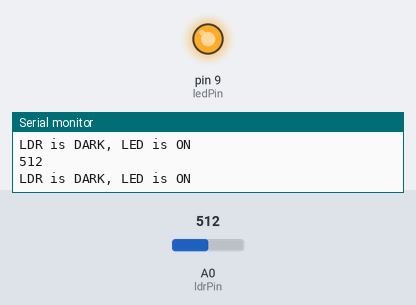
The sketch below on a simulated Arduino Uno, built with avr-gcc and run on an emulated ATmega328P. On the bench: output pins drawn as LEDs (lit = HIGH), the last lines printed to the serial monitor. The inputs (shaded band) are chosen by the test bench; at power-on: A0 (ldrPin) = 512.

Above: at 1.2 s.
1.3 s: A0 (ldrPin) set to 110
4.3 s: A0 (ldrPin) set to 90
At 4.8 s:
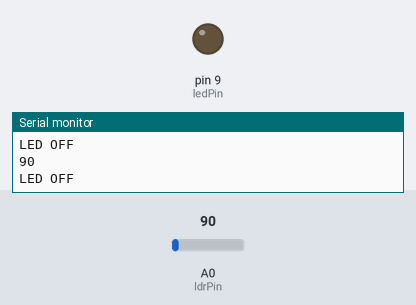
5.8 s: A0 (ldrPin) set to 122
At 6.6 s:
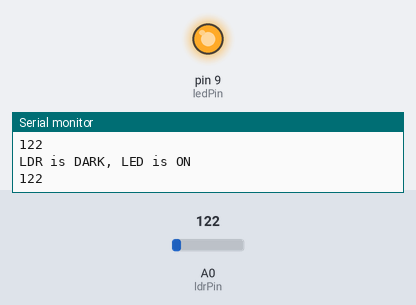
7.3 s: A0 (ldrPin) set to 0
At 8.6 s:
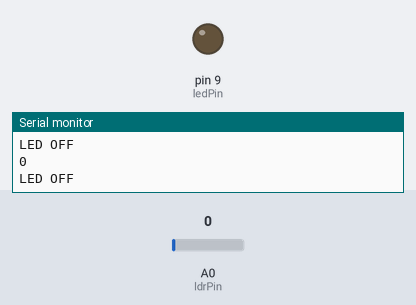
Timing chart, 0 to 9.8 s (numbered marks = the images above; inputs shaded):
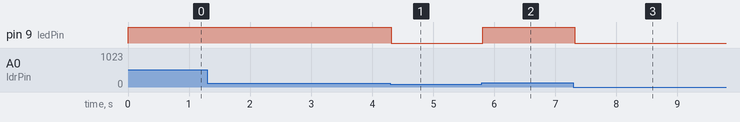

Measured:
- the behaviour switches between 100 and 99 on A0 (ldrPin) (found by bisection; images 0 and 1)
- after the input at 4.3 s, pin 9 (ledPin): HIGH → LOW at once
- after the input at 5.8 s, pin 9 (ledPin): LOW → HIGH at once
- after the input at 7.3 s, pin 9 (ledPin): HIGH → LOW at once

The sketch:

interfacing_ldr_photoresistor_with_arduino1.ino
```cpp
//C++ Code


const int ledPin = 9;
const int ldrPin = A0;

void setup() {

Serial.begin(9600);
pinMode(ledPin, OUTPUT);
pinMode(ldrPin, INPUT);

}

void loop() {

int ldrValue = analogRead(ldrPin);
Serial.println(ldrValue);

if (ldrValue >=100) {
 digitalWrite(ledPin, HIGH);
 Serial.println("LDR is DARK, LED is ON");
}
else {
 digitalWrite(ledPin, LOW);
 Serial.println("LED OFF");
}

}
```
